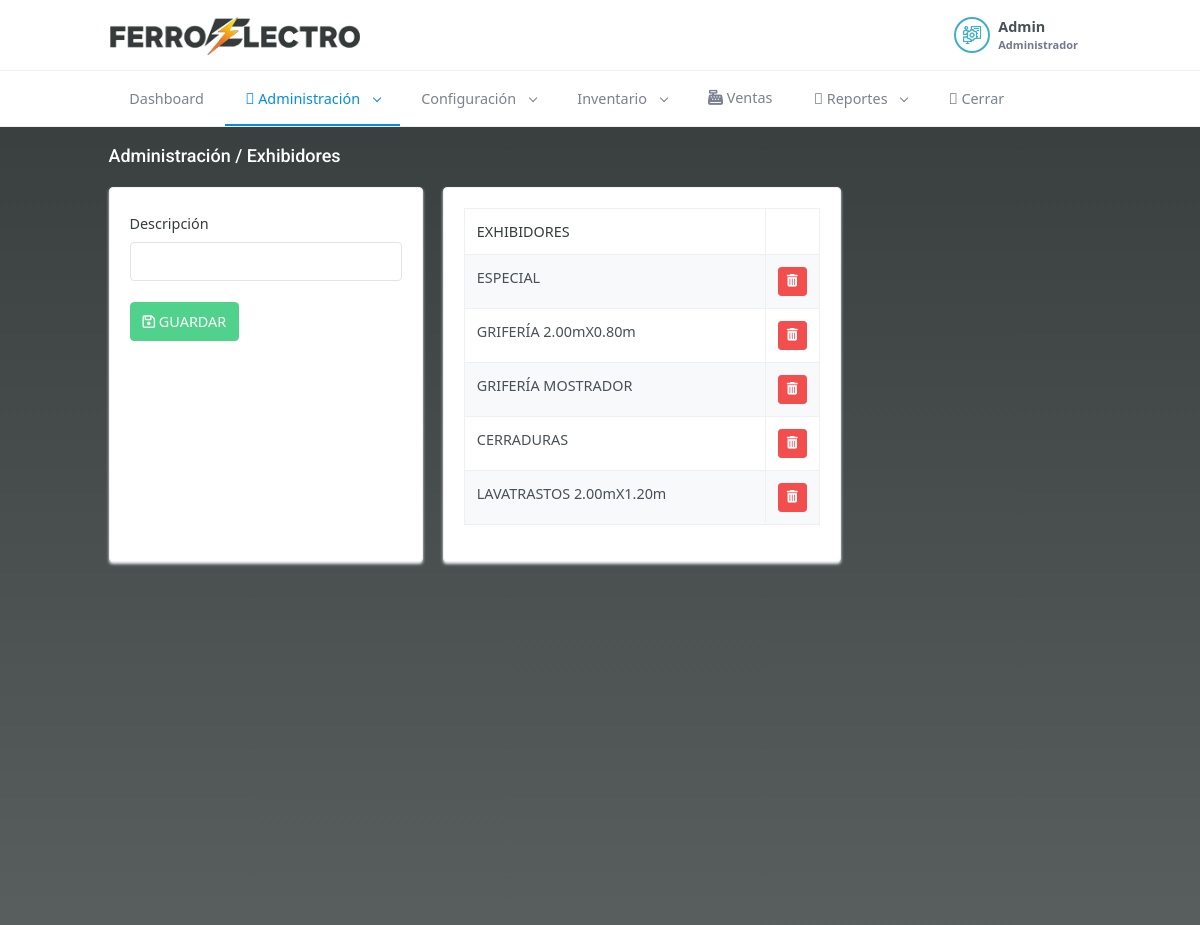
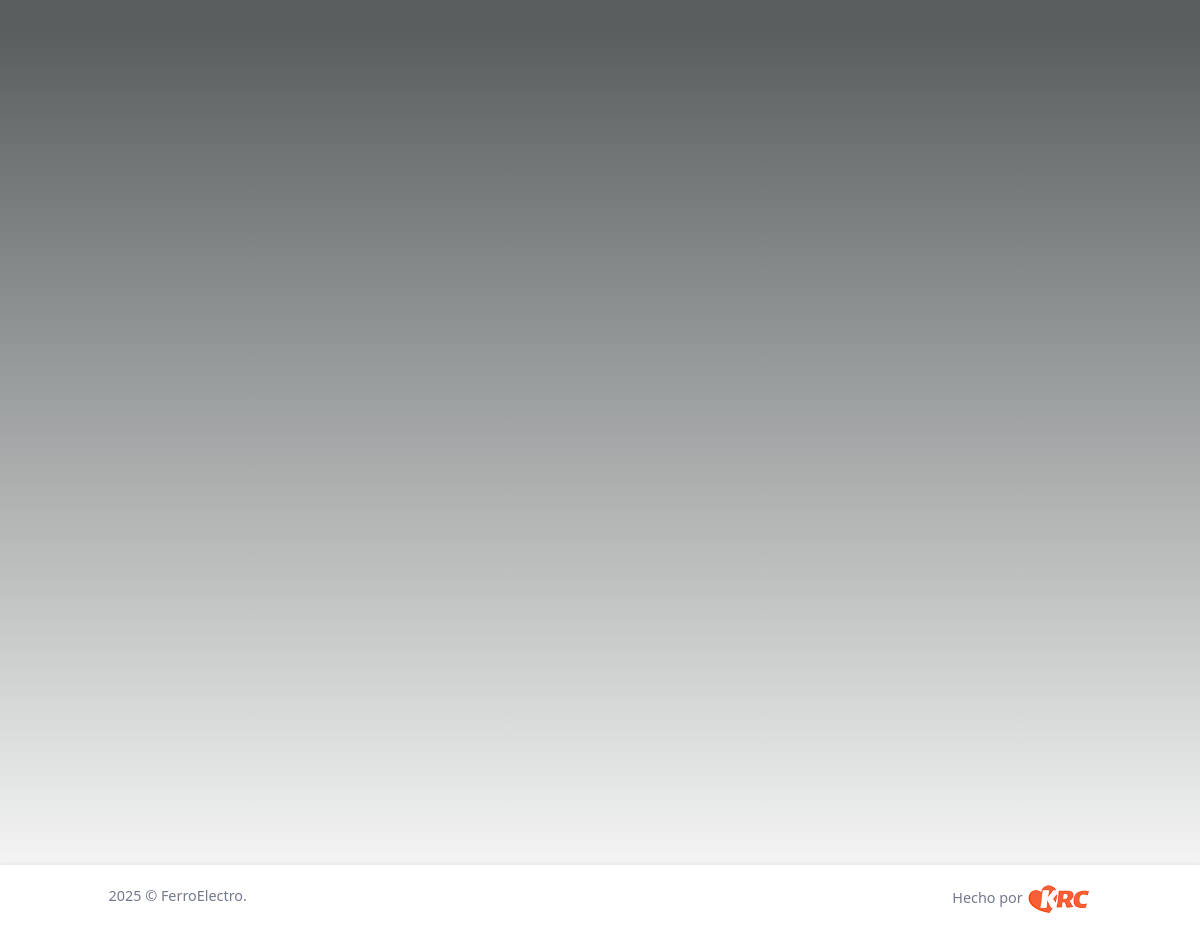
Screenshot of /index.php/administracion/exhibidores (signed in) with the database file from the repository (2 pictures, top to bottom).
### tables this page shows
CREATE TABLE `exhibidores` (
  `id` int(11) NOT NULL,
  `descripcion` varchar(400) NOT NULL,
  `status` int(11) NOT NULL DEFAULT 1
);

### application/controllers/administracion/Exhibidores.php (called while the page is built, shortened)
<?php
class Exhibidores extends CI_Controller {
	public function index()
	{
        $d['title'] = 'Administración';
        $h['title'] =  $d['title'];
		$d['msg'] = '';
		$d['exhibidores'] = $this->model->all_exhibidores();
        $this->load->view('header_view', $h);
		$this->load->view('administracion/exhibidores_view', $d);
        $this->load->view('footer_view', $h);
	}
}

### index.php (called while the page is built, shortened)
<?php
require_once BASEPATH.'core/CodeIgniter.php';

### application/models/Model.php (called while the page is built, shortened)
<?php
class Model extends CI_Model
{
  public function all_exhibidores(){
    $q= $this
        ->db
        ->select('*')
	      ->from('exhibidores')
        ->get();
    if($q->num_rows() > 0) {
      return $q->result_array();
    }
    return array();
  }
}

### application/views/administracion/exhibidores_view.php (the view, shortened to what this page needs)
<div class="main-content">
    <div class="page-content">
        <div class="container-fluid">
            <div class="row">
                <div class="col-12">
                    <div class="page-title-box d-flex align-items-center justify-content-between">
                        <h4 class="mb-0"><?= $title . ' / Exhibidores' ?></h4>
                    </div>
                </div>
            </div>
            <div class="row">
                <div class="col-xl-4">
                    <div class="card card-h-100">
                        <div class="card-body">
                            <form method="POST" class="form">
                                <div class="form-group">
                                    <label for="nombre">Descripción</label>
                                    <input type="text" class="form-control" name="descripcion" required="true" autocomplete="off">
                                </div>
                                <br>
                                <div class="form-group">
                                    <button class="btn btn-success" type="submit" name="guardar"><i class="fa fa-save"></i> GUARDAR</button>
                                </div>
                            </form>
                        </div>
                    </div>
                </div>
                <div class="col-xl-5">
                    <div class="card card-h-100">
                        <div class="card-body">
                            <div class="table-responsive">
                                <table class="table table-striped table-bordered table-condensed table-hovered" style="width:100%">
                                    <thead>
                                        <tr>
                                            <th>EXHIBIDORES</th>
                                            <th class="no-print"></th>
                                        </tr>
                                    </thead>
                                    <tbody>
                                        <?php
                                        foreach($exhibidores as $e){
                                        ?>
                                        <tr <?= ($e['status'] == 0)?'style="color: #b8b8b8;"':'' ?>>
                                            <td><?= $e['descripcion'] ?></td>
                                            <?php
                                            if($e['status'] == 0){
                                            ?>
                                            <td class="no-print" style="text-align: center; width: 50px;">
                                                <a href="<?= base_url('administracion/exhibidores/reactivar_exhibidor/' . $e['id']) ?>" class="btn btn-sm btn-default"><i class="fa fa-refresh"></i></a>
                                            </td>
                                            <?php
                                            }else{
                                            ?>
                                            <td class="no-print" style="text-align: center; width: 40px;">
                                                <a href="<?= base_url('administracion/exhibidores/eliminar_exhibidor/' . $e['id']) ?>" class="btn btn-sm btn-danger"><i class="fa fa-trash"></i></a>
                                            </td>
                                            <?php
                                            }
                                            ?>
                                        </tr>
                                        <?php
                                        }
                                        ?>
                                    </tbody>
                                </table>
                            </div>
                        </div>
                    </div>
                </div>
            </div>
        </div>
    </div>

### assets/login/css/login.css (style rules this page uses)
#bodyall { background: #343b3a; background: -moz-linear-gradient(180deg, #343b3a 0%, #5a5f5f 52%, rgba(255,255,255,1) 100%); background: -webkit-linear-gradient(180deg, #343b3a 0%, #5a5f5f 52%, rgba(255,255,255,1) 100%); background: linear-gradient(180deg, #343b3a 0%, #5a5f5f 52%, rgba(255,255,255,1) 100%); filter: progid:DXImageTransform.Microsoft.gradient(startColorstr="#343b3a",endColorstr="#ffffff",GradientType=1); }
.page-title-box > h4 { color: #fff !important; }
label, th { color: #343b3a; }

### application/views/header_view.php (style rules this page uses)
label { margin-top: 5px; }

### rows the page displays
exhibidores: descripcion "ESPECIAL"
exhibidores: descripcion "GRIFERÍA 2.00mX0.80m"
exhibidores: descripcion "GRIFERÍA MOSTRADOR"
exhibidores: descripcion "CERRADURAS"
exhibidores: descripcion "LAVATRASTOS 2.00mX1.20m"

### other values shown
$_SESSION['nombre'] "Admin"
$_SESSION['rolname'] "Administrador"
$title "Administración"
